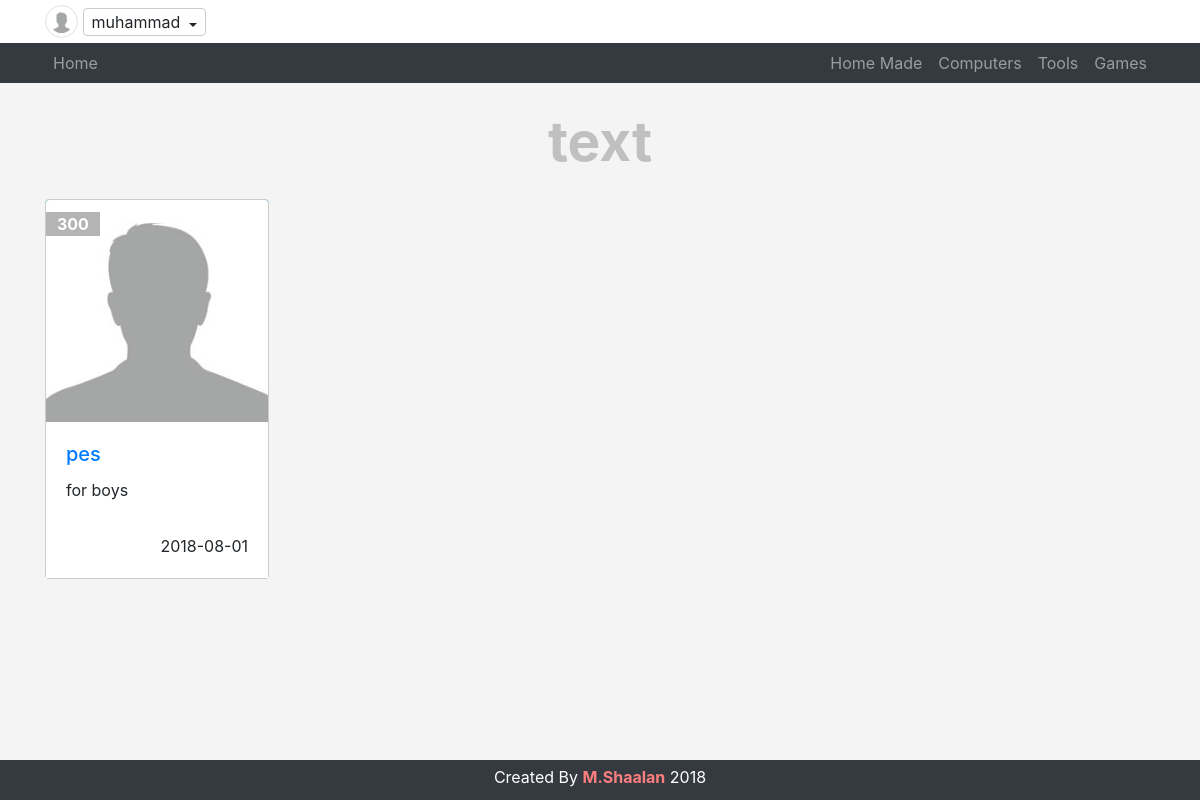
Screenshot of /tag.php?name=text (signed in) with the database file from the repository.
### tables this page shows
CREATE TABLE `categories` (
  `id` int(11) NOT NULL,
  `name` varchar(255) NOT NULL,
  `description` text NOT NULL,
  `ordering` int(11) DEFAULT NULL,
  `parent` tinyint(4) NOT NULL,
  `visibility` tinyint(4) NOT NULL DEFAULT '0',
  `allow_comment` tinyint(4) NOT NULL DEFAULT '0',
  `allow_ads` tinyint(4) NOT NULL DEFAULT '0'
);

CREATE TABLE `items` (
  `itemId` int(11) NOT NULL,
  `name` varchar(255) NOT NULL,
  `description` text NOT NULL,
  `price` varchar(255) NOT NULL,
  `addDate` date NOT NULL,
  `tags` varchar(225) NOT NULL,
  `countryMade` varchar(255) NOT NULL,
  `image` varchar(255) NOT NULL,
  `status` varchar(255) NOT NULL,
  `rating` smallint(6) NOT NULL,
  `cat_id` int(11) NOT NULL,
  `member_id` int(11) NOT NULL,
  `approve` tinyint(4) NOT NULL DEFAULT '0'
);

### init.php (called while the page is built, shortened)
<?php
	include "admin/connect.php";
	$sessionUser = '';
		if(isset($_SESSION['user'])){
			$sessionUser = $_SESSION['user'];
		}
	$tpl  = 'includes/templates/';
	$func = 'includes/functions/';
	$css  = 'layout/css/';
	$langEnglish = 'includes/languages/';
	include $func . 'func.php';
	include $langEnglish . 'english.php';
	include $tpl . 'header.php';
?>

### includes/languages/english.php (called while the page is built)
<?php
	function lang($phrase) {
		static $lang = array(
			"admin home"  		  => "Home",
			"admin Categories"    => "Categories",
			"Name"                => "Muhammad",
			"Edit Profile"        => "Edit Profile",
			"Setting"             => "Setting",
			"Logout"              => "Logout",
			"Item"                => "Items",
			"Member"              => "Member",
			"comment"             => "Comment",
			"Statistics"          => "Statistics",
			"Logs"                => "Logs",
		);
		return $lang[$phrase];
	}

### includes/functions/func.php (called while the page is built, shortened)
<?php
function getAll($items, $table, $where = NULL, $orderField, $order = "DESC"){
	global $con;
	$getAll = $con->prepare("SELECT $items FROM $table $where ORDER BY $orderField $order");
	$getAll->execute();
	$all = $getAll->fetchAll();
	return $all;
}

### tag.php (the view, shortened to what this page needs)
<?php
	include "init.php";
	?>
		<div class='container'>
			<?php
			if(isset($_GET['name'])){
					$tagName = $_GET['name'];
					echo "<h1 class='text-center'>$tagName</h1>";
				}
			?>
			<div class='row'>
			<?php
				if(isset($_GET['name'])){
					$tagName = $_GET['name'];
					foreach (getAll("*", "items","WHERE tags LIKE '%$tagName%' AND approve = 1", "itemId") as $item) {?>
							<div class="col-lg-3 col-md-4 col-sm-6">
								<div class="card item-box" style="width: 14rem;">
									<span class="price-tag"><?php echo $item['price'];?></span>
								    <img class="card-img-top" src="avatar.jpg" alt="Card image cap">
								    <div class="card-body">
                                        <h5 class="card-title"><a href="item.php?itemId=<?php echo $item['itemId'] ?>"><?php echo $item['name'];?></a></h5>
									    <p class="card-text"><?php echo $item['description'];?></p>
									    <div class="date"><?php echo $item['addDate'];?></div>
								    </div>
								</div>
							</div>
					<?php }
			}else{
				echo "Error";
			}
			echo "</div>";
		echo "</div>";
	include $tpl . 'footer.php';?>

### includes/templates/header.php (shortened to what this page needs)
<!DOCTYPE html>
<html>
	<head>
		<link rel="stylesheet" type="text/css" href="<?php echo $css; ?>bootstrap.min.css">
		<link rel="stylesheet" type="text/css" href="<?php echo $css; ?>all.css">
		<link rel="stylesheet" type="text/css" href="<?php echo $css; ?>jquery-ui.min.css">
		<link rel="stylesheet" type="text/css" href="<?php echo $css; ?>jquery.selectBoxIts.css">
		<link rel="stylesheet" type="text/css" href="<?php echo $css; ?>fron.css">
	</head>
	<body>
			<div class="nav-upper clearfix">
		  		<div class="container">
		  			 <?php
			  			if(isset($_SESSION['user'])){?>
			  				<img class="img-circle img-thumbnail img-responsive img-user mx-auto" src="avatar.jpg">
				  			<div class="btn-group dropdown show">
								<span class="btn btn-custom dropdown-toggle" data-toggle="dropdown">
									<?php echo $sessionUser; ?>
								</span>
							</div>
						<?php }else{
							echo "<a href='login.php'><span class='float-right'>login\Signup</span></a>";
						}?>
		  		</div>
		  	</div>
		  <nav class="navbar navbar-expand-lg navbar-dark bg-dark">
		    <div class="container">
		      <a class="navbar-brand" href="index.php"><?php echo lang('admin home'); ?></a>
		      <div class="collapse navbar-collapse" id="navbarSupportedContent">
		        <ul class="navbar-nav ml-auto">
		        	<?php include "admin/connect.php";
		        		$getCat = getAll("*", "categories", "WHERE parent = 0", "id", "ASC");
		        		foreach ($getCat as $cat) {
							echo "<li class='nav-item'>
										<a class='nav-link' href='categories.php?pageId=" . $cat['id'] . "'>"
																 . $cat['name'] . "</a></li>";
						}
		        	?>
		        </ul>
		      </div>
		    </div>
		  </nav>

### layout/css/fron.css (style rules this page uses)
body { background-color: #f4f4f4; font-size: 16px; }
h1 { margin: 25px; font-size: 55px; font-weight: bold; color: #666 }
.nav-upper { padding: 5px; background-color: #fff }
.btn-custom { border: 1px solid #ccc; padding: 1px 8px }
.dropdown-toggle:after { vertical-align: 1px; }
.img-user { border-radius: 50%; width: 33px; height: 33px; }
.navbar-dark .navbar-brand { font-size: 1em; color: rgba(255,255,255,.5); padding-right: .5rem; padding-left: .5rem; margin: 0; }
.navbar { padding: 0; }
.item-box { position: relative; border: 1px solid #ccc; }
.item-box .price-tag { padding: 0px 11px; position: absolute; background-color: #b4b4b4; top: 12px; color: #FFF; font-weight: bold; }
h1 { color: #c0c0c0 }
.card { background-color: #008dde; margin-bottom: 20px }
.card-body { background-color: #fff }
.item-box .card-body .date { float: right; }
.item-box p { height: 40px; max-height: 44px }

### rows the page displays
categories: name "Home Made"
categories: name "Computers"
categories: name "Tools"
categories: name "Games"
items: price "300", name "pes", description "for boys", addDate "2018-08-01"

### other values shown
$sessionUser "muhammad"
lang('admin home') "Home"
$tagName "text"
